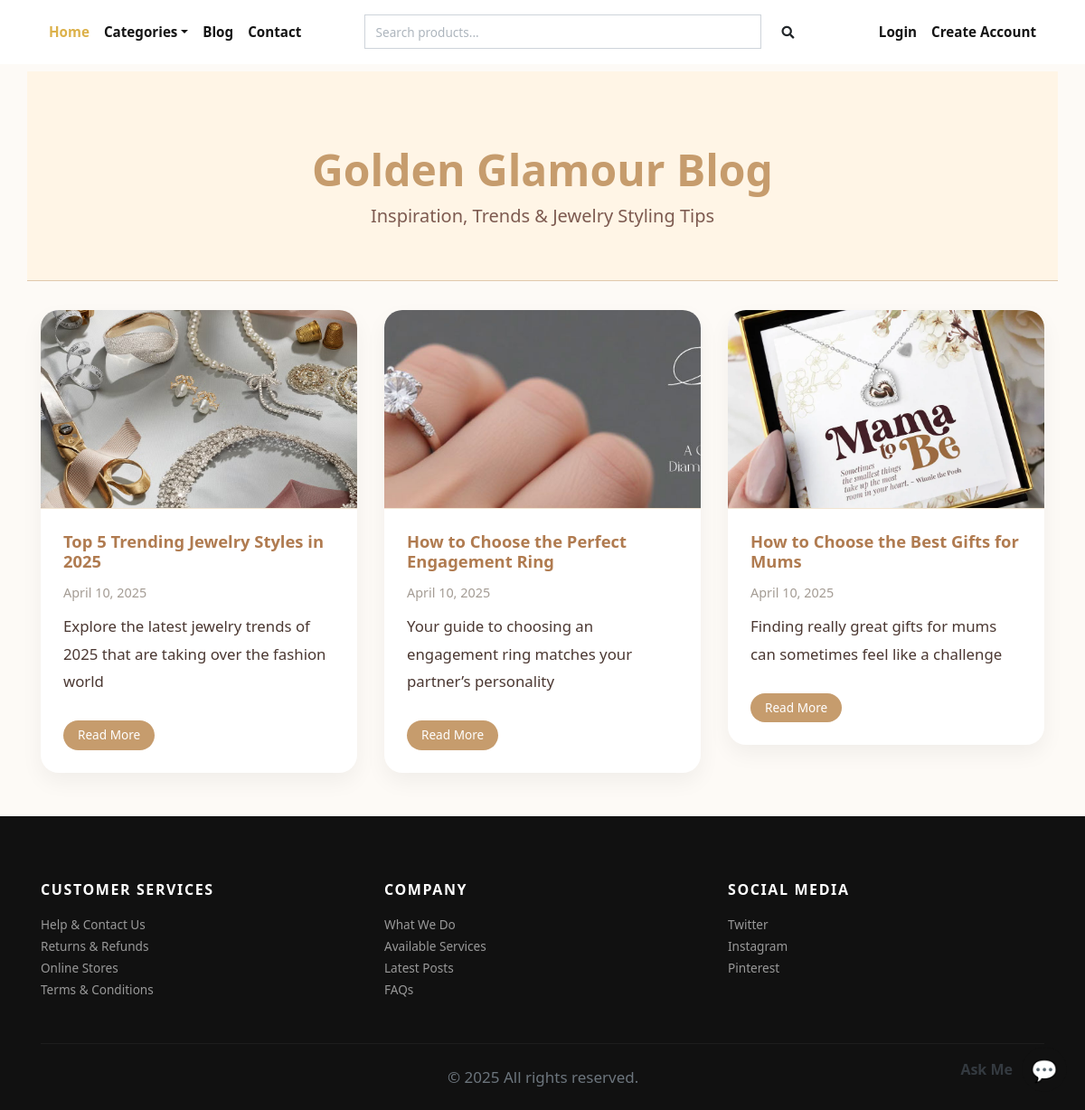
Screenshot of /blog/ with the database file from the repository.
### store/models.py (models this page shows, shortened)
class Blog(models.Model):
    title = models.CharField(max_length=200)
    slug = models.SlugField(unique=True, blank=True)
    image = models.ImageField(upload_to='blog_images/')
    excerpt = models.TextField(max_length=500)
    content = models.TextField()
    date = models.DateField(auto_now_add=True)

### store/views.py (the view)
# urls.py: path('blog/', views.blog_list, name='blog_list'),
def blog_list(request):
    blogs = Blog.objects.order_by('-date')
    return render(request, 'blog.html', {'blogs': blogs})

### store/context_preprocessors.py (called while the page is built)
def store_menu(request):
    categories = Category.objects.filter(is_active=True)
    context = {
        'categories_menu': categories,
    }
    return context

def cart_menu(request):
    if request.user.is_authenticated:
        cart_items= Cart.objects.filter(user=request.user)
        context = {
            'cart_items': cart_items,
        }
    else:
        context = {}
    return context

### templates/blog.html
{% extends 'base.html' %}
{% load static %}
{% block content %}
<body>
  <div class="container blog-header">
    <h1>Golden Glamour Blog</h1>
    <p class="lead">Inspiration, Trends & Jewelry Styling Tips</p>
  </div>
  <div class="container pb-5 pt-3 mt-3">
    <div class="row g-4">
      {% for blog in blogs %}
      <div class="col-md-6 col-lg-4 fade-in">
        <div class="blog-card">
          <img src="{{ blog.image.url }}" alt="{{ blog.title }}">
          <div class="blog-content">
            <h5>{{ blog.title }}</h5>
            <p class="date">{{ blog.date|date:"F j, Y" }}</p>
            <p>{{ blog.excerpt|truncatewords:25 }}</p>
            <a href="{% url 'store:blog_detail' blog.slug %}" class="btn btn-gold mt-2">Read More</a>
          </div>
        </div>
      </div>
      {% empty %}
      <div class="col-12 text-center">
        <p class="text-muted">No blog posts available.</p>
      </div>
      {% endfor %}
    </div>
  </div>
</body>
{% endblock content %}

### jewelryshop/static/css/style.default.css (style rules this page uses)
.btn { font-weight: 400; border: 1px solid transparent; font-family: inherit; padding: 0.375rem 1.5rem; font-size: 1rem; line-height: 1.5; border-radius: 0; transition: color 0.15s ease-in-out, background-color 0.15s ease-in-out, border-color 0.15s ease-in-out, box-shadow 0.15s ease-in-out; }
body { font-family: "Libre Franklin", sans-serif; font-size: 1rem; font-weight: 400; line-height: 1.5; color: #111111; background-color: #fff; }
a { color: #dcb14a; text-decoration: none; }
h1, h2, h3, h4, h5, h6, .h1, .h2, .h3, .h4, .h5, .h6 { margin-bottom: 0.5rem; font-family: inherit; font-weight: 900; line-height: 1.2; color: inherit; }
h1, .h1 { font-size: 2.2rem; }
h5, .h5 { font-size: 1.15rem; }
.lead { font-size: 1.25rem; font-weight: 300; }

### jewelryshop/static/css/stylecontact.css (style rules this page uses)
body { font-family: 'Segoe UI', sans-serif; background-color: #fdfaf6; color: #4b3832; }
.btn-gold { background-color: #c69c6d; color: white; border: none; }

### jewelryshop/static/css/styleblog.css (style rules this page uses)
body { background-color: #fdfaf6; color: #4b3832; font-family: 'Segoe UI', sans-serif; }
.blog-header { text-align: center; padding: 80px 20px 40px; background-color: #fff5e6; border-bottom: 1px solid #e0c8ac; }
.blog-header h1 { font-weight: 700; font-size: 3rem; color: #c69c6d; }
.blog-header p.lead { font-size: 1.25rem; color: #7d5a50; }
.blog-card { background-color: white; border-radius: 20px; overflow: hidden; box-shadow: 0 10px 25px rgba(0, 0, 0, 0.05); transition: all 0.3s ease; }
.blog-card img { width: 100%; height: 220px; object-fit: cover; border-bottom: 1px solid #f1e4d1; }
.blog-content { padding: 25px; }
.blog-content h5 { color: #b07b50; font-weight: 700; margin-bottom: 10px; }
.blog-content .date { font-size: 0.9rem; color: #a49c94; margin-bottom: 10px; }
.blog-content p { font-size: 0.95rem; color: #4b3832; }
.btn-gold { background-color: #c69c6d; color: white; border-radius: 25px; padding: 6px 16px; font-size: 0.85rem; transition: 0.3s ease; }
.fade-in { animation: fadeUp 0.8s ease-in-out; }

### jewelryshop/static/css/styleblog_detail.css (style rules this page uses)
.blog-content p { line-height: 1.8; font-size: 1.05rem; margin-bottom: 1.25rem; }

### rows the page displays
Blog: image (picture), title "Top 5 Trending Jewelry Styles in 2025", date "April 10, 2025", excerpt "Explore the latest jewelry trends of 2025 that are taking over the fashion world"
Blog: image (picture), title "How to Choose the Perfect Engagement Ring", date "April 10, 2025", excerpt "Your guide to choosing an engagement ring matches your partner’s personality"
Blog: image (picture), title "How to Choose the Best Gifts for Mums", date "April 10, 2025", excerpt "Finding really great gifts for mums can sometimes feel like a challenge"
